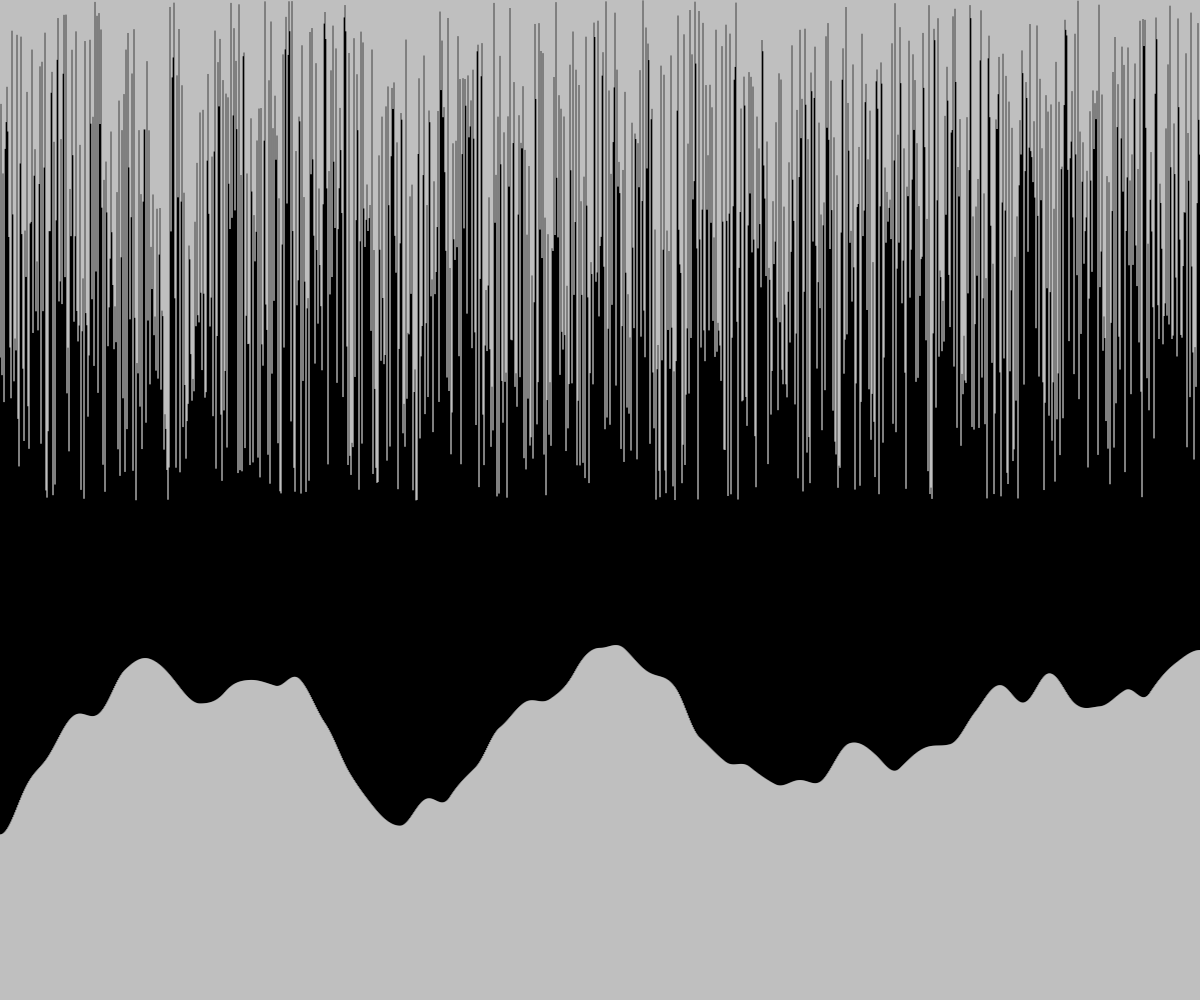
Frame 1 (no input)
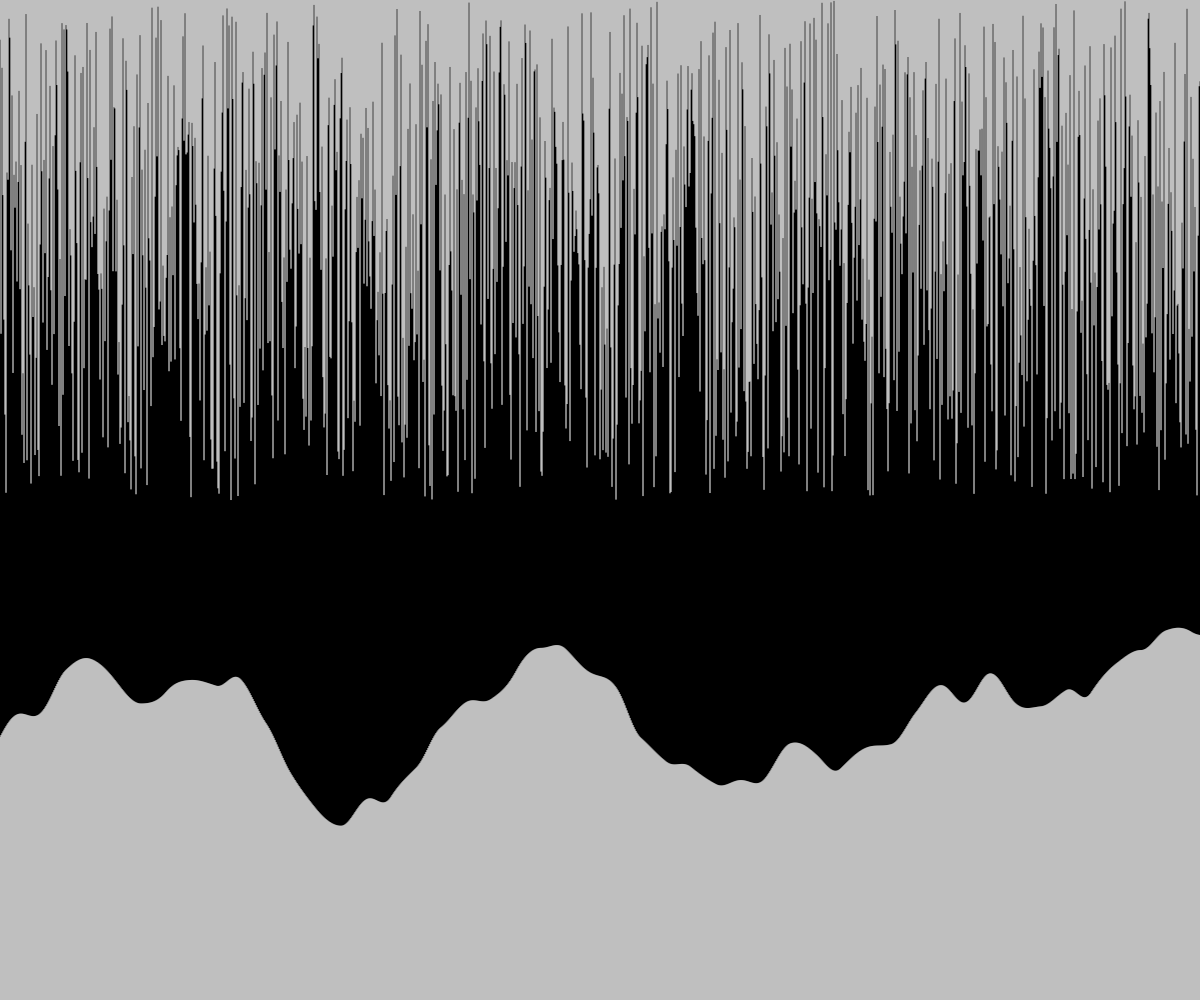
Frame 60 (no input)
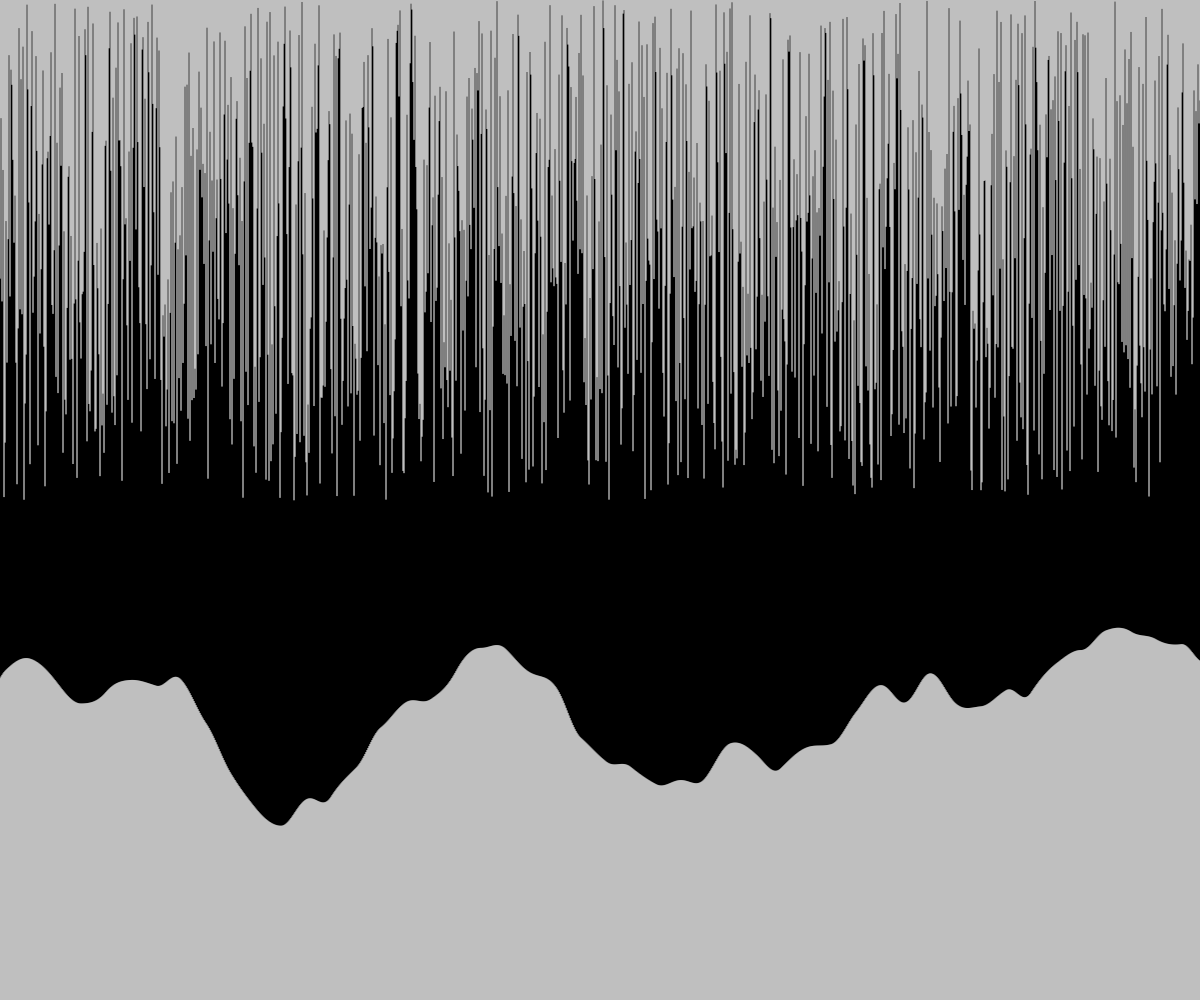
Frame 120 (the mouse pressed at the canvas centre since frame 60)

The p5.js sketch that drew these frames (run headless with seeded random() and noise() and a simulated clock; from frame 60 on, the mouse is pressed at the canvas centre):

// p5.js sketch
// ── sketch.js
let nOffsetX = 0;

function setup() {
  createCanvas(windowWidth, windowHeight);
}

function draw() {
  background(0);
  stroke(255);

  for (let x = 0; x <= width; x++) {
    line(x, 0, x, random(height / 2));
  }

  for (let x = 0; x <= width; x++) {
    let y = map(noise(x * 0.005 + nOffsetX), 0, 1, height / 2, height);
    line(x, height, x, y);
  }

  nOffsetX += 0.005;
}
